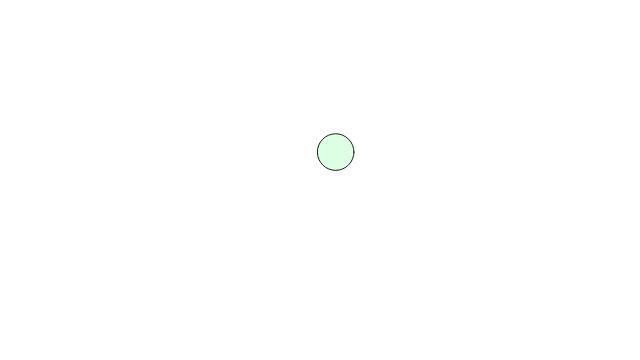
Frame 1 (no input)
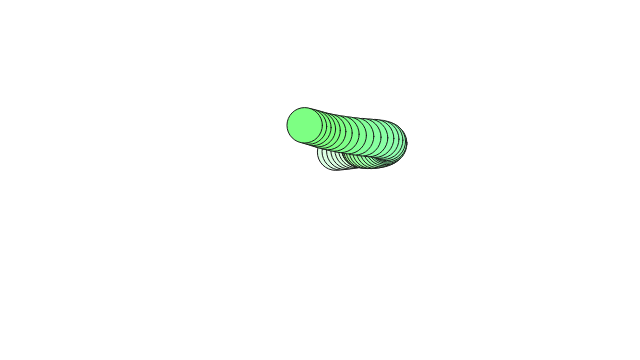
Frame 60 (no input)
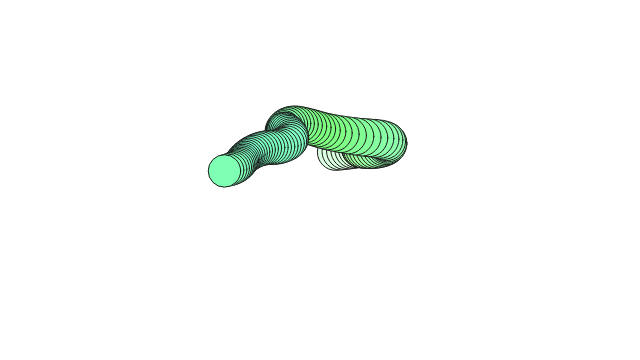
Frame 120 (the mouse pressed at the canvas centre since frame 60)

The p5.js sketch that drew these frames (run headless with seeded random() and noise() and a simulated clock; from frame 60 on, the mouse is pressed at the canvas centre):

// p5.js sketch
// ── sketch.js
var w;
var xoff;
var yoff;
var hoff;
var soff;

function setup() {
    createCanvas(640, 360);
    colorMode(HSB, 1);
    noStroke();

    stroke(0.1);

    xoff = random(1000);
    yoff = random(1000);
    hoff = random(1000);
    soff = random(1000);

    w = new Walker();
}

function draw() {
//    background(51);
    w.walk();
    w.display();
}

function Walker() {
    this.walk = function() {
        xoff += 0.01
        yoff += 0.01
        hoff += 0.01
        soff += 0.01
        this.pos = createVector(noise(xoff)*width, noise(yoff)*height)
    };

    this.display = function() {
        //         fill((xoff/2) % 1, 1, 1, 0.5)
        c = color(noise(hoff),
                  noise(soff),
                  1)
        fill(c);
        ellipse(this.pos.x, this.pos.y, 24+noise(xoff)*24, 24+noise(xoff)*24);
    }
}
